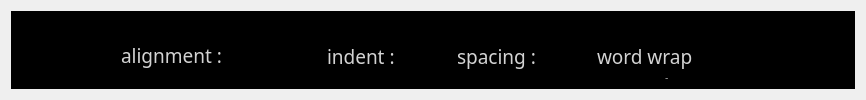
          <widget class="QWidget" name="tab_6">
           <attribute name="title">
            <string>&amp;PARAGRAPH   </string>
           </attribute>
           <layout class="QGridLayout" name="gridLayout_5">
            <item row="0" column="0">
             <widget class="QFrame" name="frame_10">
              <property name="styleSheet">
               <string notr="true">background : solid black;</string>
              </property>
              <property name="frameShape">
               <enum>QFrame::StyledPanel</enum>
              </property>
              <property name="frameShadow">
               <enum>QFrame::Raised</enum>
              </property>
              <layout class="QGridLayout" name="gridLayout_13">
               <item row="0" column="0">
                <spacer name="horizontalSpacer_18">
                 <property name="orientation">
                  <enum>Qt::Horizontal</enum>
                 </property>
                 <property name="sizeHint" stdset="0">
                  <size>
                   <width>56</width>
                   <height>20</height>
                  </size>
                 </property>
                </spacer>
               </item>
               <item row="0" column="1">
                <widget class="QFrame" name="frame_2">
                 <property name="minimumSize">
                  <size>
                   <width>700</width>
                   <height>0</height>
                  </size>
                 </property>
                 <property name="styleSheet">
                  <string notr="true"> background:black;</string>
                 </property>
                 <property name="frameShape">
                  <enum>QFrame::StyledPanel</enum>
                 </property>
                 <property name="frameShadow">
                  <enum>QFrame::Raised</enum>
                 </property>
                 <widget class="QLabel" name="label_12">
                  <property name="geometry">
                   <rect>
                    <x>44</x>
                    <y>19</y>
                    <width>111</width>
                    <height>31</height>
                   </rect>
                  </property>
                  <property name="font">
                   <font>
                    <family>Segoe UI Light</family>
                    <pointsize>10</pointsize>
                   </font>
                  </property>
                  <property name="styleSheet">
                   <string notr="true">QLabel{

color : lightgray;

}</string>
                  </property>
                  <property name="text">
                   <string>&lt;!DOCTYPE HTML PUBLIC &quot;-//W3C//DTD HTML 4.0//EN&quot; &quot;http://www.w3.org/TR/REC-html40/strict.dtd&quot;&gt;
&lt;html&gt;&lt;head&gt;&lt;meta name=&quot;qrichtext&quot; content=&quot;1&quot; /&gt;&lt;style type=&quot;text/css&quot;&gt;
p, li { white-space: pre-wrap; }
&lt;/style&gt;&lt;/head&gt;&lt;body style=&quot; font-family:'Segoe UI Light'; font-size:10pt; font-weight:400; font-style:normal;&quot;&gt;
&lt;p style=&quot; margin-top:0px; margin-bottom:0px; margin-left:0px; margin-right:0px; -qt-block-indent:0; text-indent:0px;&quot;&gt;&lt;span style=&quot; font-size:14pt;&quot;&gt;alignment :&lt;/span&gt;&lt;/p&gt;&lt;/body&gt;&lt;/html&gt;</string>
                  </property>
                 </widget>
                 <widget class="QLabel" name="label_13">
                  <property name="geometry">
                   <rect>
                    <x>250</x>
                    <y>20</y>
                    <width>81</width>
                    <height>31</height>
                   </rect>
                  </property>
                  <property name="font">
                   <font>
                    <family>Segoe UI Light</family>
                    <pointsize>10</pointsize>
                   </font>
                  </property>
                  <property name="styleSheet">
                   <string notr="true">QLabel{

color : lightgray;

}</string>
                  </property>
                  <property name="text">
                   <string>&lt;!DOCTYPE HTML PUBLIC &quot;-//W3C//DTD HTML 4.0//EN&quot; &quot;http://www.w3.org/TR/REC-html40/strict.dtd&quot;&gt;
&lt;html&gt;&lt;head&gt;&lt;meta name=&quot;qrichtext&quot; content=&quot;1&quot; /&gt;&lt;style type=&quot;text/css&quot;&gt;
p, li { white-space: pre-wrap; }
&lt;/style&gt;&lt;/head&gt;&lt;body style=&quot; font-family:'Segoe UI Light'; font-size:10pt; font-weight:400; font-style:normal;&quot;&gt;
&lt;p style=&quot; margin-top:0px; margin-bottom:0px; margin-left:0px; margin-right:0px; -qt-block-indent:0; text-indent:0px;&quot;&gt;&lt;span style=&quot; font-size:14pt;&quot;&gt;indent :&lt;/span&gt;&lt;/p&gt;&lt;/body&gt;&lt;/html&gt;</string>
                  </property>
                 </widget>
                 <widget class="QPushButton" name="indentDecrease_button">
                  <property name="geometry">
                   <rect>
                    <x>270</x>
                    <y>50</y>
                    <width>30</width>
                    <height>30</height>
                   </rect>
                  </property>
                  <property name="minimumSize">
                   <size>
                    <width>30</width>
                    <height>30</height>
                   </size>
                  </property>
                  <property name="maximumSize">
                   <size>
                    <width>30</width>
                    <height>30</height>
                   </size>
                  </property>
                  <property name="focusPolicy">
                   <enum>Qt::NoFocus</enum>
                  </property>
                  <property name="toolTip">
                   <string>Decrease Indent</string>
                  </property>
                  <property name="styleSheet">
                   <string notr="true">QPushButton {

background : solid black;
border : 0px  solid rgb(172,172,172);
color : white;

}
 QPushButton:hover , QPushButton:selected  ,  QPushButton:checked {

background : solid  rgb(27,161,226);
border :0px  solid rgb(27,161,226);
color : white;
}
</string>
                  </property>
                  <property name="text">
                   <string/>
                  </property>
                  <property name="icon">
                   <iconset resource="Resources.qrc">
                    <normaloff>:/Images/Images/indent_decrease.png</normaloff>:/Images/Images/indent_decrease.png</iconset>
                  </property>
                  <property name="iconSize">
                   <size>
                    <width>25</width>
                    <height>25</height>
                   </size>
                  </property>
                  <property name="checkable">
                   <bool>false</bool>
                  </property>
                 </widget>
                 <widget class="QPushButton" name="indentIncrease_button">
                  <property name="geometry">
                   <rect>
                    <x>310</x>
                    <y>50</y>
                    <width>30</width>
                    <height>30</height>
                   </rect>
                  </property>
                  <property name="minimumSize">
                   <size>
                    <width>30</width>
                    <height>30</height>
                   </size>
                  </property>
                  <property name="maximumSize">
                   <size>
                    <width>30</width>
                    <height>30</height>
                   </size>
                  </property>
                  <property name="focusPolicy">
                   <enum>Qt::NoFocus</enum>
                  </property>
                  <property name="toolTip">
                   <string>Increase Indent</string>
                  </property>
                  <property name="styleSheet">
                   <string notr="true">QPushButton {

background : solid black;
border : 0px  solid rgb(172,172,172);
color : white;

}
 QPushButton:hover , QPushButton:selected  ,  QPushButton:checked {

background : solid  rgb(27,161,226);
border :0px  solid rgb(27,161,226);
color : white;
}
</string>
                  </property>
                  <property name="text">
                   <string/>
                  </property>
                  <property name="icon">
                   <iconset resource="Resources.qrc">
                    <normaloff>:/Images/Images/indent_increase.png</normaloff>:/Images/Images/indent_increase.png</iconset>
                  </property>
                  <property name="iconSize">
                   <size>
                    <width>25</width>
                    <height>25</height>
                   </size>
                  </property>
                  <property name="checkable">
                   <bool>false</bool>
                  </property>
                 </widget>
                 <widget class="QLabel" name="label_14">
                  <property name="geometry">
                   <rect>
                    <x>380</x>
                    <y>20</y>
                    <width>81</width>
                    <height>31</height>
                   </rect>
                  </property>
                  <property name="font">
                   <font>
                    <family>Segoe UI Light</family>
                    <pointsize>10</pointsize>
                   </font>
                  </property>
                  <property name="styleSheet">
                   <string notr="true">QLabel{

color : lightgray;

}</string>
                  </property>
                  <property name="text">
                   <string>&lt;!DOCTYPE HTML PUBLIC &quot;-//W3C//DTD HTML 4.0//EN&quot; &quot;http://www.w3.org/TR/REC-html40/strict.dtd&quot;&gt;
&lt;html&gt;&lt;head&gt;&lt;meta name=&quot;qrichtext&quot; content=&quot;1&quot; /&gt;&lt;style type=&quot;text/css&quot;&gt;
p, li { white-space: pre-wrap; }
&lt;/style&gt;&lt;/head&gt;&lt;body style=&quot; font-family:'Segoe UI Light'; font-size:10pt; font-weight:400; font-style:normal;&quot;&gt;
&lt;p style=&quot; margin-top:0px; margin-bottom:0px; margin-left:0px; margin-right:0px; -qt-block-indent:0; text-indent:0px;&quot;&gt;&lt;span style=&quot; font-size:14pt;&quot;&gt;spacing :&lt;/span&gt;&lt;/p&gt;&lt;/body&gt;&lt;/html&gt;</string>
                  </property>
                 </widget>
                 <widget class="QLabel" name="label_15">
                  <property name="geometry">
                   <rect>
                    <x>520</x>
                    <y>20</y>
                    <width>101</width>
                    <height>31</height>
                   </rect>
                  </property>
                  <property name="font">
                   <font>
                    <family>Segoe UI Light</family>
                    <pointsize>10</pointsize>
                   </font>
                  </property>
                  <property name="styleSheet">
                   <string notr="true">QLabel{

color : lightgray;

}</string>
                  </property>
                  <property name="text">
                   <string>&lt;!DOCTYPE HTML PUBLIC &quot;-//W3C//DTD HTML 4.0//EN&quot; &quot;http://www.w3.org/TR/REC-html40/strict.dtd&quot;&gt;
&lt;html&gt;&lt;head&gt;&lt;meta name=&quot;qrichtext&quot; content=&quot;1&quot; /&gt;&lt;style type=&quot;text/css&quot;&gt;
p, li { white-space: pre-wrap; }
&lt;/style&gt;&lt;/head&gt;&lt;body style=&quot; font-family:'Segoe UI Light'; font-size:10pt; font-weight:400; font-style:normal;&quot;&gt;
&lt;p style=&quot; margin-top:0px; margin-bottom:0px; margin-left:0px; margin-right:0px; -qt-block-indent:0; text-indent:0px;&quot;&gt;&lt;span style=&quot; font-size:14pt;&quot;&gt;word wrap :&lt;/span&gt;&lt;/p&gt;&lt;/body&gt;&lt;/html&gt;</string>
                  </property>
                 </widget>
                 <widget class="QPushButton" name="decreaseSpacing_button_2">
                  <property name="geometry">
                   <rect>
                    <x>550</x>
                    <y>50</y>
                    <width>30</width>
                    <height>30</height>
                   </rect>
                  </property>
                  <property name="minimumSize">
                   <size>
                    <width>30</width>
                    <height>30</height>
                   </size>
                  </property>
                  <property name="maximumSize">
                   <size>
                    <width>30</width>
                    <height>30</height>
                   </size>
                  </property>
                  <property name="font">
                   <font>
                    <family>Segoe UI</family>
                    <pointsize>14</pointsize>
                   </font>
                  </property>
                  <property name="focusPolicy">
                   <enum>Qt::NoFocus</enum>
                  </property>
                  <property name="toolTip">
                   <string/>
                  </property>
                  <property name="styleSheet">
                   <string notr="true">QPushButton {

background : solid black;
border : 0px  solid rgb(172,172,172);
color : rgb(75, 75, 75);

}
 QPushButton:hover , QPushButton:selected  ,  QPushButton:checked {
color :  rgb(27,161,226);

}
</string>
                  </property>
                  <property name="text">
                   <string>ON</string>
                  </property>
                  <property name="iconSize">
                   <size>
                    <width>25</width>
                    <height>25</height>
                   </size>
                  </property>
                  <property name="checkable">
                   <bool>true</bool>
                  </property>
                  <property name="checked">
                   <bool>true</bool>
                  </property>
                  <attribute name="buttonGroup">
                   <string>buttonGroup_2</string>
                  </attribute>
                 </widget>
                 <widget class="QPushButton" name="decreaseSpacing_button_3">
                  <property name="geometry">
                   <rect>
                    <x>600</x>
                    <y>50</y>
                    <width>30</width>
                    <height>30</height>
                   </rect>
                  </property>
                  <property name="minimumSize">
                   <size>
                    <width>30</width>
                    <height>30</height>
                   </size>
                  </property>
                  <property name="maximumSize">
                   <size>
                    <width>30</width>
                    <height>30</height>
                   </size>
                  </property>
                  <property name="font">
                   <font>
                    <family>Segoe UI</family>
                    <pointsize>14</pointsize>
                   </font>
                  </property>
                  <property name="focusPolicy">
                   <enum>Qt::NoFocus</enum>
                  </property>
                  <property name="toolTip">
                   <string/>
                  </property>
                  <property name="styleSheet">
                   <string notr="true">QPushButton {

background : solid black;
border : 0px  solid rgb(172,172,172);
color : rgb(75, 75, 75);

}
 QPushButton:hover , QPushButton:selected  ,  QPushButton:checked {
color :  rgb(255, 25, 25);
}
</string>
                  </property>
                  <property name="text">
                   <string>OFF</string>
                  </property>
                  <property name="iconSize">
                   <size>
                    <width>25</width>
                    <height>25</height>
                   </size>
                  </property>
                  <property name="checkable">
                   <bool>true</bool>
                  </property>
                  <attribute name="buttonGroup">
                   <string>buttonGroup_2</string>
                  </attribute>
                 </widget>
                 <widget class="QLabel" name="label_16">
                  <property name="geometry">
                   <rect>
                    <x>587</x>
                    <y>53</y>
                    <width>9</width>
                    <height>21</height>
                   </rect>
                  </property>
                  <property name="font">
                   <font>
                    <family>Segoe UI</family>
                    <pointsize>14</pointsize>
                    <weight>75</weight>
                    <bold>true</bold>
                   </font>
                  </property>
                  <property name="styleSheet">
                   <string notr="true">QLabel{


color :rgb(139, 139, 139);
background : solid black;


}</string>
                  </property>
                  <property name="text">
                   <string>|</string>
                  </property>
                 </widget>
                 <widget class="QPushButton" name="pushButton_9">
                  <property name="geometry">
                   <rect>
                    <x>66</x>
                    <y>51</y>
                    <width>30</width>
                    <height>30</height>
                   </rect>
                  </property>
                  <property name="minimumSize">
                   <size>
                    <width>30</width>
                    <height>30</height>
                   </size>
                  </property>
                  <property name="maximumSize">
                   <size>
                    <width>30</width>
                    <height>30</height>
                   </size>
                  </property>
                  <property name="focusPolicy">
                   <enum>Qt::NoFocus</enum>
                  </property>
                  <property name="toolTip">
                   <string>Align Left</string>
                  </property>
                  <property name="styleSheet">
                   <string notr="true">QPushButton {

background : solid black;
border : 0px  solid rgb(172,172,172);
color : white;
Image : url(:/Images/Images/left.png);

}
 QPushButton:selected  ,  QPushButton:checked {

border :0px  solid  rgb(167,209,16);
color : white;
Image : url(:/Images/Images/left_hover.png);
}
</string>
                  </property>
                  <property name="text">
                   <string/>
                  </property>
                  <property name="iconSize">
                   <size>
                    <width>25</width>
                    <height>25</height>
                   </size>
                  </property>
                  <property name="checkable">
                   <bool>true</bool>
                  </property>
                  <property name="checked">
                   <bool>true</bool>
                  </property>
                  <attribute name="buttonGroup">
                   <string>buttonGroup</string>
                  </attribute>
                 </widget>
                 <widget class="QPushButton" name="pushButton_12">
                  <property name="geometry">
                   <rect>
                    <x>103</x>
                    <y>51</y>
                    <width>30</width>
                    <height>30</height>
                   </rect>
                  </property>
                  <property name="minimumSize">
                   <size>
                    <width>30</width>
                    <height>30</height>
                   </size>
                  </property>
                  <property name="maximumSize">
                   <size>
                    <width>30</width>
                    <height>30</height>
                   </size>
                  </property>
                  <property name="focusPolicy">
                   <enum>Qt::NoFocus</enum>
                  </property>
                  <property name="toolTip">
                   <string>Align Center</string>
                  </property>
                  <property name="styleSheet">
                   <string notr="true">QPushButton {

background : solid black;
border : 0px  solid rgb(172,172,172);
color : white;
Image : url(:/Images/Images/center.png);

}
 QPushButton:selected  ,  QPushButton:checked {

border :0px  solid  rgb(167,209,16);
color : white;
Image : url(:/Images/Images/center_hover.png);
}
</string>
                  </property>
                  <property name="text">
                   <string/>
                  </property>
                  <property name="iconSize">
                   <size>
                    <width>25</width>
                    <height>25</height>
                   </size>
                  </property>
                  <property name="checkable">
                   <bool>true</bool>
                  </property>
                  <attribute name="buttonGroup">
                   <string>buttonGroup</string>
                  </attribute>
                 </widget>
                 <widget class="QPushButton" name="pushButton_13">
                  <property name="geometry">
                   <rect>
                    <x>140</x>
                    <y>51</y>
                    <width>30</width>
                    <height>30</height>
                   </rect>
                  </property>
                  <property name="minimumSize">
                   <size>
                    <width>30</width>
                    <height>30</height>
                   </size>
                  </property>
                  <property name="maximumSize">
                   <size>
                    <width>30</width>
                    <height>30</height>
                   </size>
                  </property>
                  <property name="focusPolicy">
                   <enum>Qt::NoFocus</enum>
                  </property>
                  <property name="toolTip">
                   <string>Align Right</string>
                  </property>
                  <property name="styleSheet">
                   <string notr="true">QPushButton {

background : solid black;
border : 0px  solid rgb(172,172,172);
color : white;
Image : url(:/Images/Images/right.png);

}
 QPushButton:selected  ,  QPushButton:checked {

border :0px  solid  rgb(167,209,16);
color : white;
Image : url(:/Images/Images/right_hover.png);
}
</string>
                  </property>
                  <property name="text">
                   <string/>
                  </property>
                  <property name="iconSize">
                   <size>
                    <width>25</width>
                    <height>25</height>
                   </size>
                  </property>
                  <property name="checkable">
                   <bool>true</bool>
                  </property>
                  <attribute name="buttonGroup">
                   <string>buttonGroup</string>
                  </attribute>
                 </widget>
                 <widget class="QPushButton" name="pushButton_28">
                  <property name="geometry">
                   <rect>
                    <x>177</x>
                    <y>51</y>
                    <width>30</width>
                    <height>30</height>
                   </rect>
                  </property>
                  <property name="minimumSize">
                   <size>
                    <width>30</width>
                    <height>30</height>
                   </size>
                  </property>
                  <property name="maximumSize">
                   <size>
                    <width>30</width>
                    <height>30</height>
                   </size>
                  </property>
                  <property name="focusPolicy">
                   <enum>Qt::NoFocus</enum>
                  </property>
                  <property name="toolTip">
                   <string>Justify</string>
                  </property>
                  <property name="styleSheet">
                   <string notr="true">QPushButton {

background : solid black;
border : 0px  solid rgb(172,172,172);
color : white;
Image : url(:/Images/Images/justify.png);

}
 QPushButton:selected  ,  QPushButton:checked {

border :0px  solid  rgb(167,209,16);
color : white;
Image : url(:/Images/Images/justify_hover.png);
}
</string>
                  </property>
                  <property name="text">
                   <string/>
                  </property>
                  <property name="iconSize">
                   <size>
                    <width>25</width>
                    <height>25</height>
                   </size>
                  </property>
                  <property name="checkable">
                   <bool>true</bool>
                  </property>
                  <attribute name="buttonGroup">
                   <string>buttonGroup</string>
                  </attribute>
                 </widget>
                 <widget class="QPushButton" name="decreaseSpacing_button">
                  <property name="geometry">
                   <rect>
                    <x>400</x>
                    <y>51</y>
                    <width>30</width>
                    <height>30</height>
                   </rect>
                  </property>
                  <property name="minimumSize">
                   <size>
                    <width>30</width>
                    <height>30</height>
                   </size>
                  </property>
                  <property name="maximumSize">
                   <size>
                    <width>30</width>
                    <height>30</height>
                   </size>
                  </property>
                  <property name="focusPolicy">
                   <enum>Qt::NoFocus</enum>
                  </property>
                  <property name="toolTip">
                   <string>Decrease Spacing</string>
                  </property>
                  <property name="styleSheet">
                   <string notr="true">QPushButton {

background : solid black;
border : 0px  solid rgb(172,172,172);
color : white;

}
 QPushButton:hover , QPushButton:selected  ,  QPushButton:checked {

background : solid  rgb(27,161,226);
border :0px  solid rgb(27,161,226);
color : white;
}
</string>
                  </property>
                  <property name="text">
                   <string/>
                  </property>
                  <property name="icon">
                   <iconset resource="Resources.qrc">
                    <normaloff>:/Images/Images/decrease_spacing.png</normaloff>:/Images/Images/decrease_spacing.png</iconset>
                  </property>
                  <property name="iconSize">
                   <size>
                    <width>25</width>
                    <height>25</height>
                   </size>
                  </property>
                  <property name="checkable">
                   <bool>false</bool>
                  </property>
                 </widget>
                 <widget class="QLabel" name="label_28">
                  <property name="geometry">
                   <rect>
                    <x>436</x>
                    <y>51</y>
                    <width>16</width>
                    <height>20</height>
                   </rect>
                  </property>
                  <property name="font">
                   <font>
                    <family>Segoe UI Light</family>
                    <pointsize>10</pointsize>
                   </font>
                  </property>
                  <property name="styleSheet">
                   <string notr="true">QLabel{

color : lightgray;

}</string>
                  </property>
                  <property name="text">
                   <string>&lt;!DOCTYPE HTML PUBLIC &quot;-//W3C//DTD HTML 4.0//EN&quot; &quot;http://www.w3.org/TR/REC-html40/strict.dtd&quot;&gt;
&lt;html&gt;&lt;head&gt;&lt;meta name=&quot;qrichtext&quot; content=&quot;1&quot; /&gt;&lt;style type=&quot;text/css&quot;&gt;
p, li { white-space: pre-wrap; }
&lt;/style&gt;&lt;/head&gt;&lt;body style=&quot; font-family:'Segoe UI Light'; font-size:10pt; font-weight:400; font-style:normal;&quot;&gt;
&lt;p style=&quot; margin-top:0px; margin-bottom:0px; margin-left:0px; margin-right:0px; -qt-block-indent:0; text-indent:0px;&quot;&gt;&lt;span style=&quot; font-size:11pt; color:#d5d5d5;&quot;&gt;-&lt;/span&gt;&lt;/p&gt;&lt;/body&gt;&lt;/html&gt;</string>
                  </property>
                  <property name="alignment">
                   <set>Qt::AlignCenter</set>
                  </property>
                 </widget>
                 <widget class="QPushButton" name="increaseSpacing_button">
                  <property name="geometry">
                   <rect>
                    <x>459</x>
                    <y>51</y>
                    <width>30</width>
                    <height>30</height>
                   </rect>
                  </property>
                  <property name="minimumSize">
                   <size>
                    <width>30</width>
                    <height>30</height>
                   </size>
                  </property>
                  <property name="maximumSize">
                   <size>
                    <width>30</width>
                    <height>30</height>
                   </size>
                  </property>
                  <property name="focusPolicy">
                   <enum>Qt::NoFocus</enum>
                  </property>
                  <property name="toolTip">
                   <string>Decrease Spacing</string>
                  </property>
                  <property name="styleSheet">
                   <string notr="true">QPushButton {

background : solid black;
border : 0px  solid rgb(172,172,172);
color : white;

}
 QPushButton:hover , QPushButton:selected  ,  QPushButton:checked {

background : solid  rgb(27,161,226);
border :0px  solid rgb(27,161,226);
color : white;
}
</string>
                  </property>
                  <property name="text">
                   <string/>
                  </property>
                  <property name="icon">
                   <iconset resource="Resources.qrc">
                    <normaloff>:/Images/Images/increase_spacing.png</normaloff>:/Images/Images/increase_spacing.png</iconset>
                  </property>
                  <property name="iconSize">
                   <size>
                    <width>25</width>
                    <height>25</height>
                   </size>
                  </property>
                  <property name="checkable">
                   <bool>false</bool>
                  </property>
                 </widget>
                </widget>
               </item>
               <item row="0" column="2">
                <spacer name="horizontalSpacer_19">
                 <property name="orientation">
                  <enum>Qt::Horizontal</enum>
                 </property>
                 <property name="sizeHint" stdset="0">
                  <size>
                   <width>68</width>
                   <height>20</height>
                  </size>
                 </property>
                </spacer>
               </item>
              </layout>
             </widget>
            </item>
           </layout>
          </widget>
